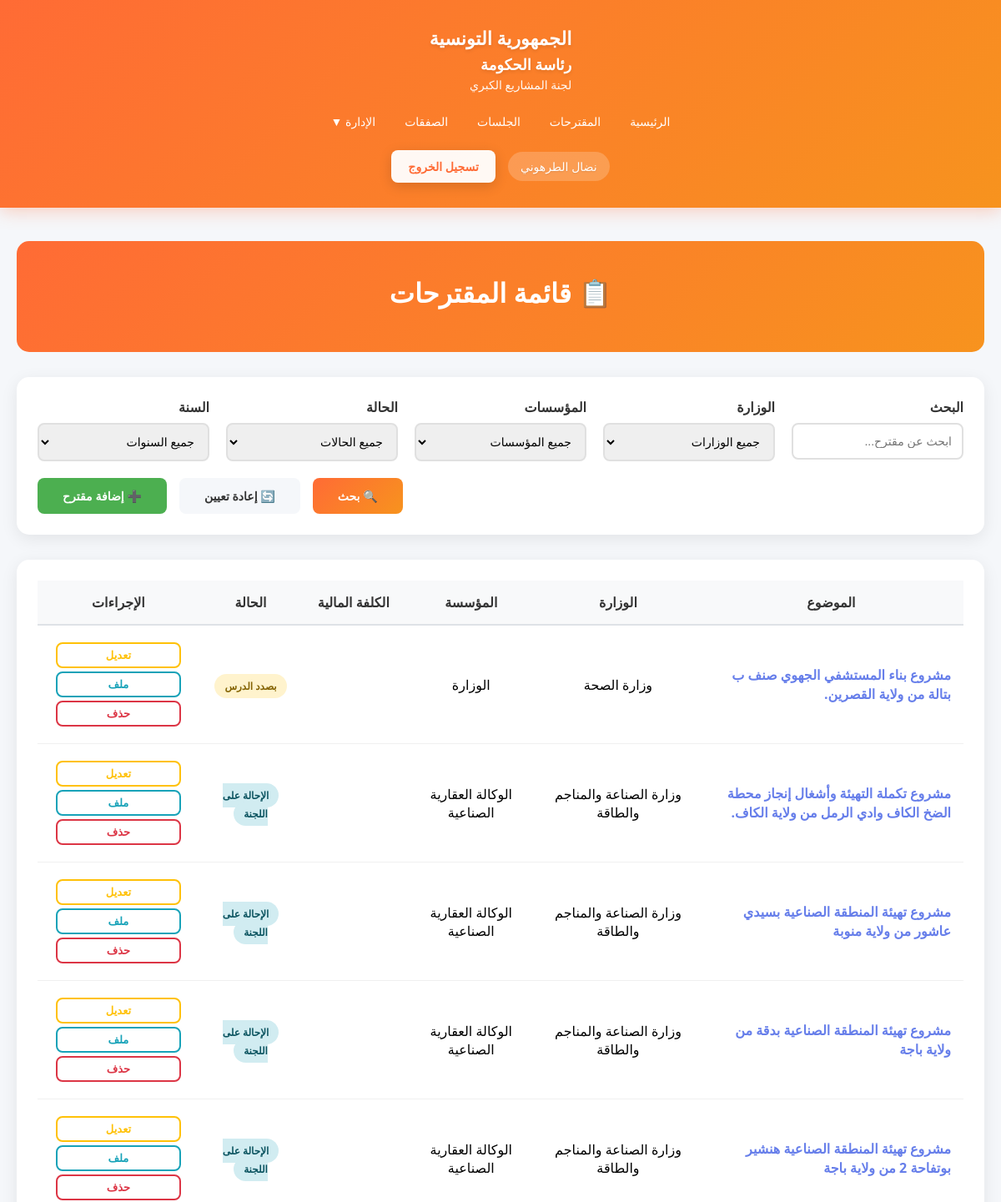
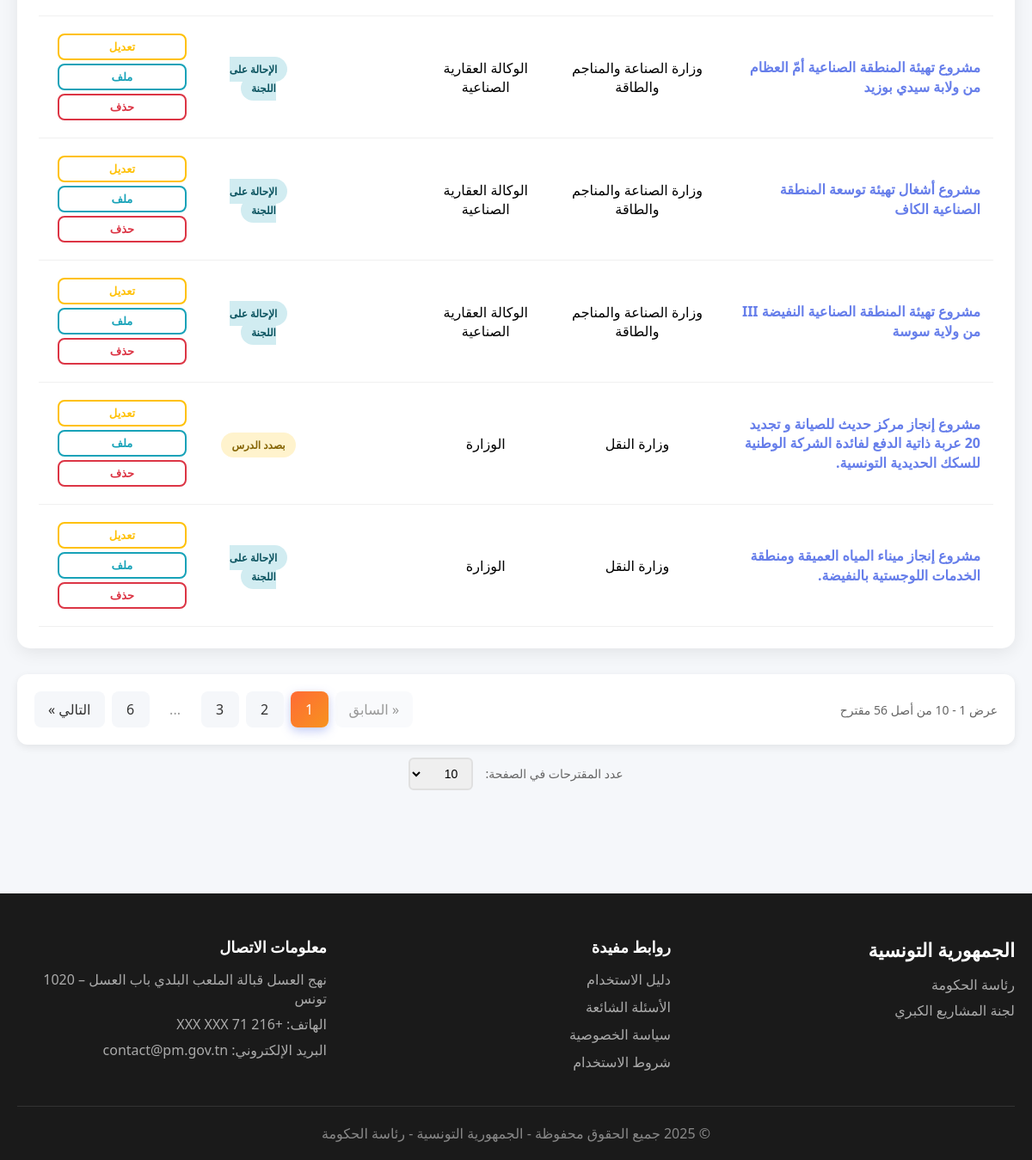
Page /Views/projets.php (signed in) on the earlier database version (2 pictures, top to bottom).
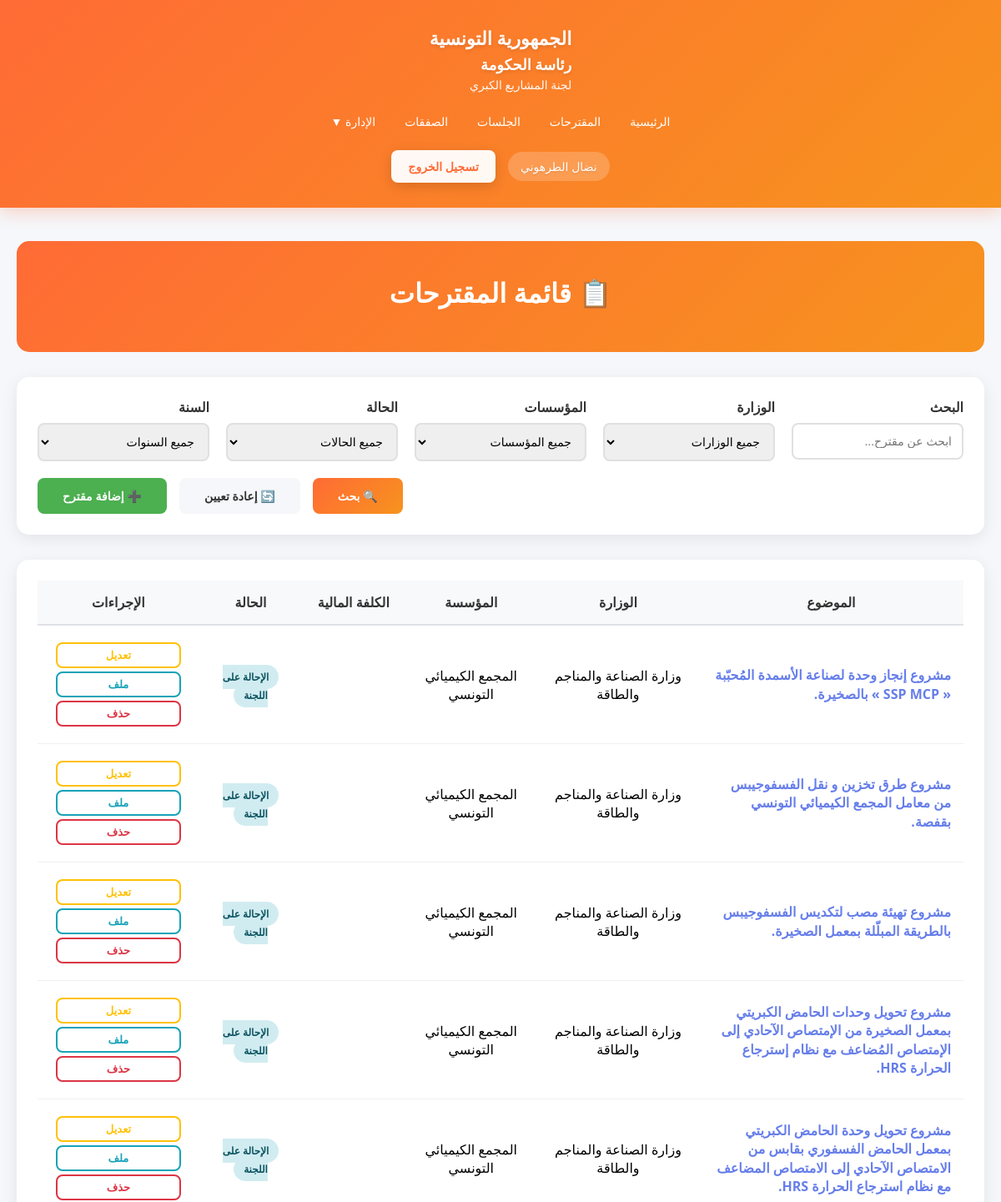
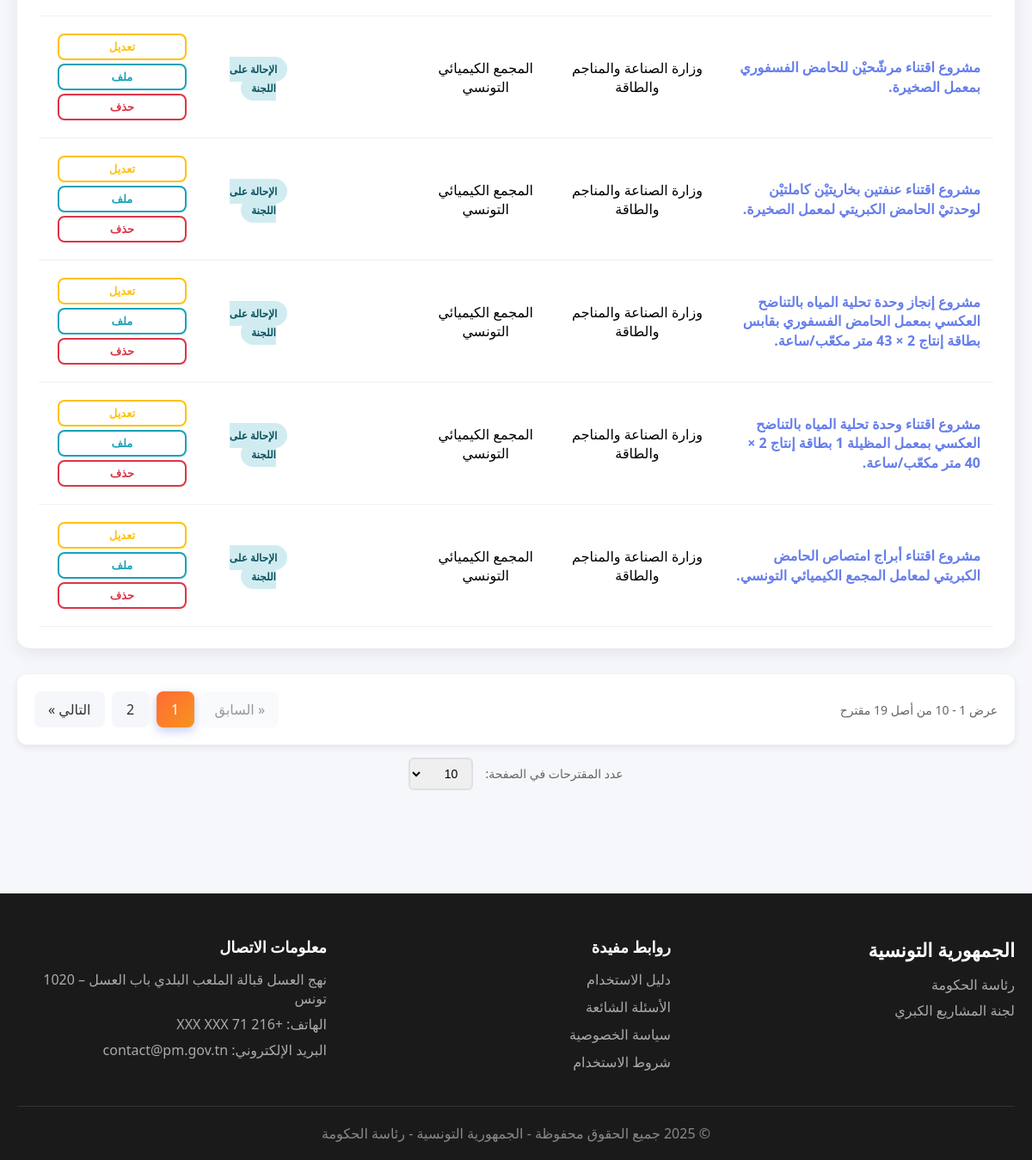
Same page on the later database version (2 pictures, top to bottom).
### tables this page shows
CREATE TABLE `projet` (
  `idPro` int(11) NOT NULL,
  `idMinistere` int(11) NOT NULL,
  `idEtab` int(11) NOT NULL,
  `sujet` varchar(400) NOT NULL,
  `dateArrive` date NOT NULL,
  `procedurePro` varchar(30) NOT NULL,
  `cout` float NOT NULL,
  `id_Gov` int(11) NOT NULL,
  `proposition` varchar(400) NOT NULL,
  `idUser` int(11) NOT NULL,
  `etat` int(11) NOT NULL,
  `dateCreation` datetime NOT NULL
);

CREATE TABLE `ministere` (
  `idMinistere` int(11) NOT NULL,
  `libMinistere` varchar(300) NOT NULL,
  `adresseMinistere` varchar(300) NOT NULL,
  `idGov` int(11) NOT NULL
);

CREATE TABLE `etablissement` (
  `idEtablissement` int(11) NOT NULL,
  `libEtablissement` varchar(300) NOT NULL,
  `adrEtablissement` varchar(300) NOT NULL,
  `idMinistere` int(11) NOT NULL,
  `idGouvernement` int(11) NOT NULL
);

### Config/Permissions.php (called while the page is built, shortened)
<?php
class Permissions {
    public static function canEditProjet($projetUserId) {
        $type = $_SESSION['user_type'] ?? 4;
        if ($type == self::SUPER_ADMIN) {
            return true;
        }
        return false;
    }
    public static function canDeleteProjet($projetUserId) {
        return self::canEditProjet($projetUserId);
    }
    public static function getProjectsWhereClause() {
        $type = $_SESSION['user_type'] ?? 4;
        return "";
    }
}
?>

### Views/projets.php (the view, shortened to what the rows shown need)
<?php
    require_once '../Config/Permissions.php';
    $database = new Database();
    $db = $database->getConnection();
        $itemsPerPage = 10;
        $currentPage = isset($_GET['page']) ? max(1, intval($_GET['page'])) : 1;
        $offset = ($currentPage - 1) * $itemsPerPage;
        $sql = "SELECT p.*, m.libMinistere, e.libEtablissement, u.nomUser,
                CASE
                    WHEN p.etat = 0 THEN 'بصدد الدرس'
                    WHEN p.etat = 1 THEN 'الإحالة على اللجنة'
                    WHEN p.etat = 2 THEN 'الموافقة'
                    WHEN p.etat = 3 THEN 'عدم الموافقة'
                    ELSE 'غير معروف'
                END as etatLib,
                (SELECT idDoc FROM document WHERE idPro = p.idPro AND type = 1 LIMIT 1) as docMuqtarahId,
                (SELECT cheminAcces FROM document WHERE idPro = p.idPro AND type = 1 LIMIT 1) as cheminAccesMuqtarah,
                (SELECT cheminAcces FROM document WHERE idPro = p.idPro AND type = 11 LIMIT 1) as cheminAccesTaqrir,
                (SELECT idDoc FROM document WHERE idPro = p.idPro AND type = 11 LIMIT 1) as docTaqrirId
                FROM projet p
                LEFT JOIN ministere m ON p.idMinistere = m.idMinistere
                LEFT JOIN etablissement e ON p.idEtab = e.idEtablissement
                LEFT JOIN user u ON p.idUser = u.idUser
                WHERE 1=1";
        $sql .= Permissions::getProjectsWhereClause();
        $sql .= " ORDER BY p.dateCreation DESC LIMIT :limit OFFSET :offset";
        $stmt = $db->prepare($sql);
        $stmt->bindParam(':limit', $itemsPerPage, PDO::PARAM_INT);
        $stmt->bindParam(':offset', $offset, PDO::PARAM_INT);
        $stmt->execute();
        $projets = $stmt->fetchAll(PDO::FETCH_ASSOC);
?>
<!DOCTYPE html>
<html lang="ar" dir="rtl">
<head>
    <link rel="stylesheet" href="../assets/css/style.css">
</head>
<body>
    <?php include 'includes/header.php'; ?>
    <section class="content-section" style="padding: 40px 0;">
        <div class="container">
            <div class="admin-header">
                <h2>📋 قائمة المقترحات</h2>
            </div>
            <div class="projects-table">
                <?php if (count($projets) > 0): ?>
                    <table>
                        <thead>
                            <tr>
                                <th>الموضوع</th>
                                <th>الوزارة</th>
                                <th>المؤسسة</th>
                                <th>الكلفة المالية</th>
                                <th>الحالة</th>
                                <th>الإجراءات</th>
                            </tr>
                        </thead>
                        <tbody>
                            <?php foreach ($projets as $projet): ?>
                                <tr>
                                    <td style="text-align: right;">
                                        <a href="javascript:void(0)"
                                        onclick="openDetailsModal(<?php echo $projet['idPro']; ?>)"
                                        style="color: #667eea; text-decoration: none; font-weight: 600; cursor: pointer; transition: color 0.3s;"
                                        onmouseover="this.style.color='#764ba2'"
                                        onmouseout="this.style.color='#667eea'">
                                            <?php echo htmlspecialchars(substr($projet['sujet'], 0, 300)); ?>
                                        </a>
                                    </td>
                                    <td><?php echo htmlspecialchars($projet['libMinistere']); ?></td>
                                    <td><?php echo htmlspecialchars($projet['libEtablissement']); ?></td>
                                    <td></td>
                                    <td>
                                        <span class="badge <?php
                                            switch($projet['etat']) {
                                                case 0: echo 'badge-pending'; break;
                                                case 1: echo 'badge-processing'; break;
                                            }
                                        ?>">
                                            <?php echo $projet['etatLib']; ?>
                                        </span>
                                    </td>
                                    <td>
                                        <div class="actions-container">
                                            <?php if (Permissions::canEditProjet($projet['idUser'])): ?>
                                                <button onclick="openEditModal(<?php echo $projet['idPro']; ?>)"
                                                        class="btn-action btn-edit"
                                                        title="تعديل المقترح">
                                                        تعديل
                                                </button>
                                                <button onclick="openAddFileModal(<?php echo $projet['idPro']; ?>)"
                                                        class="btn-action btn-add-file"
                                                        title="إضافة ملف جديد">
                                                    ملف
                                                </button>
                                            <?php endif; ?>
                                            <?php if (Permissions::canDeleteProjet($projet['idUser'])): ?>
                                                <button onclick="confirmDelete(<?php echo $projet['idPro']; ?>)"
                                                        class="btn-action btn-delete"
                                                        title="حذف المقترح">
                                                    حذف
                                                </button>
                                            <?php endif; ?>
                                        </div>
                                    </td>
                                </tr>
                            <?php endforeach; ?>
                        </tbody>
                    </table>
                <?php else: ?>
                    <p style="text-align: center; padding: 40px; color: #666;">لا توجد مقترحات</p>
                <?php endif; ?>
            </div>
        </div>
    </section>
</body>
</html>

Differences in the rows shown:
removed projet: sujet "مشروع بناء المستشفي الجهوي صنف ب بتالة من ولاية القصرين.", idMinistere.libMinistere "وزارة الصحة", idEtab.libEtablissement "الوزارة", etatLib "بصدد الدرس", etat 0 (drawn)
removed projet: sujet "مشروع تكملة التهيئة وأشغال إنجاز محطة الضخ الكاف وادي الرمل من ولاية الكاف.", idMinistere.libMinistere "وزارة الصناعة والمناجم والطاقة", idEtab.libEtablissement "الوكالة العقارية الصناعية", etatLib "الإحالة على اللجنة"
removed projet: sujet "مشروع تهيئة المنطقة الصناعية بسيدي عاشور من ولاية منوبة", idMinistere.libMinistere "وزارة الصناعة والمناجم والطاقة", idEtab.libEtablissement "الوكالة العقارية الصناعية", etatLib "الإحالة على اللجنة"
removed projet: sujet "مشروع تهيئة المنطقة الصناعية بدقة من ولاية باجة", idMinistere.libMinistere "وزارة الصناعة والمناجم والطاقة", idEtab.libEtablissement "الوكالة العقارية الصناعية", etatLib "الإحالة على اللجنة"
removed projet: sujet "مشروع تهيئة المنطقة الصناعية هنشير بوتفاحة 2 من ولاية باجة", idMinistere.libMinistere "وزارة الصناعة والمناجم والطاقة", idEtab.libEtablissement "الوكالة العقارية الصناعية", etatLib "الإحالة على اللجنة"
removed projet: sujet "مشروع تهيئة المنطقة الصناعية أمّ العظام من ولابة سيدي بوزيد", idMinistere.libMinistere "وزارة الصناعة والمناجم والطاقة", idEtab.libEtablissement "الوكالة العقارية الصناعية", etatLib "الإحالة على اللجنة"
removed projet: sujet "مشروع أشغال تهيئة توسعة المنطقة الصناعية الكاف", idMinistere.libMinistere "وزارة الصناعة والمناجم والطاقة", idEtab.libEtablissement "الوكالة العقارية الصناعية", etatLib "الإحالة على اللجنة"
removed projet: sujet "مشروع تهيئة المنطقة الصناعية النفيضة III من ولاية سوسة", idMinistere.libMinistere "وزارة الصناعة والمناجم والطاقة", idEtab.libEtablissement "الوكالة العقارية الصناعية", etatLib "الإحالة على اللجنة"
removed projet: sujet "مشروع إنجاز مركز حديث للصيانة و تجديد 20 عربة ذاتية الدفع لفائدة الشركة الوطنية للسكك الحديدية التونسية.", idMinistere.libMinistere "وزارة النقل", idEtab.libEtablissement "الوزارة", etatLib "بصدد الدرس", etat 0 (drawn)
removed projet: sujet "مشروع إنجاز ميناء المياه العميقة ومنطقة الخدمات اللوجستية بالنفيضة.", idMinistere.libMinistere "وزارة النقل", idEtab.libEtablissement "الوزارة", etatLib "الإحالة على اللجنة"
added projet: sujet "مشروع إنجاز وحدة لصناعة الأسمدة المُحبّبة « SSP MCP » بالصخيرة.", idMinistere.libMinistere "وزارة الصناعة والمناجم والطاقة", idEtab.libEtablissement "المجمع الكيميائي التونسي", etatLib "الإحالة على اللجنة"
added projet: sujet "مشروع طرق تخزين و نقل الفسفوجيبس من معامل المجمع الكيميائي التونسي بقفصة.", idMinistere.libMinistere "وزارة الصناعة والمناجم والطاقة", idEtab.libEtablissement "المجمع الكيميائي التونسي", etatLib "الإحالة على اللجنة"
added projet: sujet "مشروع تهيئة مصب لتكديس الفسفوجيبس بالطريقة المبلّلة بمعمل الصخيرة.", idMinistere.libMinistere "وزارة الصناعة والمناجم والطاقة", idEtab.libEtablissement "المجمع الكيميائي التونسي", etatLib "الإحالة على اللجنة"
added projet: sujet "مشروع تحويل وحدات الحامض الكبريتي بمعمل الصخيرة من الإمتصاص الآحادي إلى الإمتصاص المُضاعف مع نظام إسترجاع الحرارة HRS.", idMinistere.libMinistere "وزارة الصناعة والمناجم والطاقة", idEtab.libEtablissement "المجمع الكيميائي التونسي", etatLib "الإحالة على اللجنة"
added projet: sujet "مشروع تحويل وحدة الحامض الكبريتي بمعمل الحامض الفسفوري بقابس من الامتصاص الآحادي إلى الامتصاص المضاعف مع نظام استرجاع الحرارة HRS.", idMinistere.libMinistere "وزارة الصناعة والمناجم والطاقة", idEtab.libEtablissement "المجمع الكيميائي التونسي", etatLib "الإحالة على اللجنة"
added projet: sujet "مشروع اقتناء مرشّحيْن للحامض الفسفوري بمعمل الصخيرة.", idMinistere.libMinistere "وزارة الصناعة والمناجم والطاقة", idEtab.libEtablissement "المجمع الكيميائي التونسي", etatLib "الإحالة على اللجنة"
added projet: sujet "مشروع اقتناء عنفتين بخاريتيْن كاملتيْن لوحدتيْ الحامض الكبريتي لمعمل الصخيرة.", idMinistere.libMinistere "وزارة الصناعة والمناجم والطاقة", idEtab.libEtablissement "المجمع الكيميائي التونسي", etatLib "الإحالة على اللجنة"
added projet: sujet "مشروع إنجاز وحدة تحلية المياه بالتناضح العكسي بمعمل الحامض الفسفوري بقابس بطاقة إنتاج 2 × 43 متر مكعّب/ساعة.", idMinistere.libMinistere "وزارة الصناعة والمناجم والطاقة", idEtab.libEtablissement "المجمع الكيميائي التونسي", etatLib "الإحالة على اللجنة"
added projet: sujet "مشروع اقتناء وحدة تحلية المياه بالتناضح العكسي بمعمل المظيلة 1 بطاقة إنتاج 2 × 40 متر مكعّب/ساعة.", idMinistere.libMinistere "وزارة الصناعة والمناجم والطاقة", idEtab.libEtablissement "المجمع الكيميائي التونسي", etatLib "الإحالة على اللجنة"
added projet: sujet "مشروع اقتناء أبراج امتصاص الحامض الكبريتي لمعامل المجمع الكيميائي التونسي.", idMinistere.libMinistere "وزارة الصناعة والمناجم والطاقة", idEtab.libEtablissement "المجمع الكيميائي التونسي", etatLib "الإحالة على اللجنة"
Other differences:
$totalPages: "6" → (not shown)
list line gone: "3"
